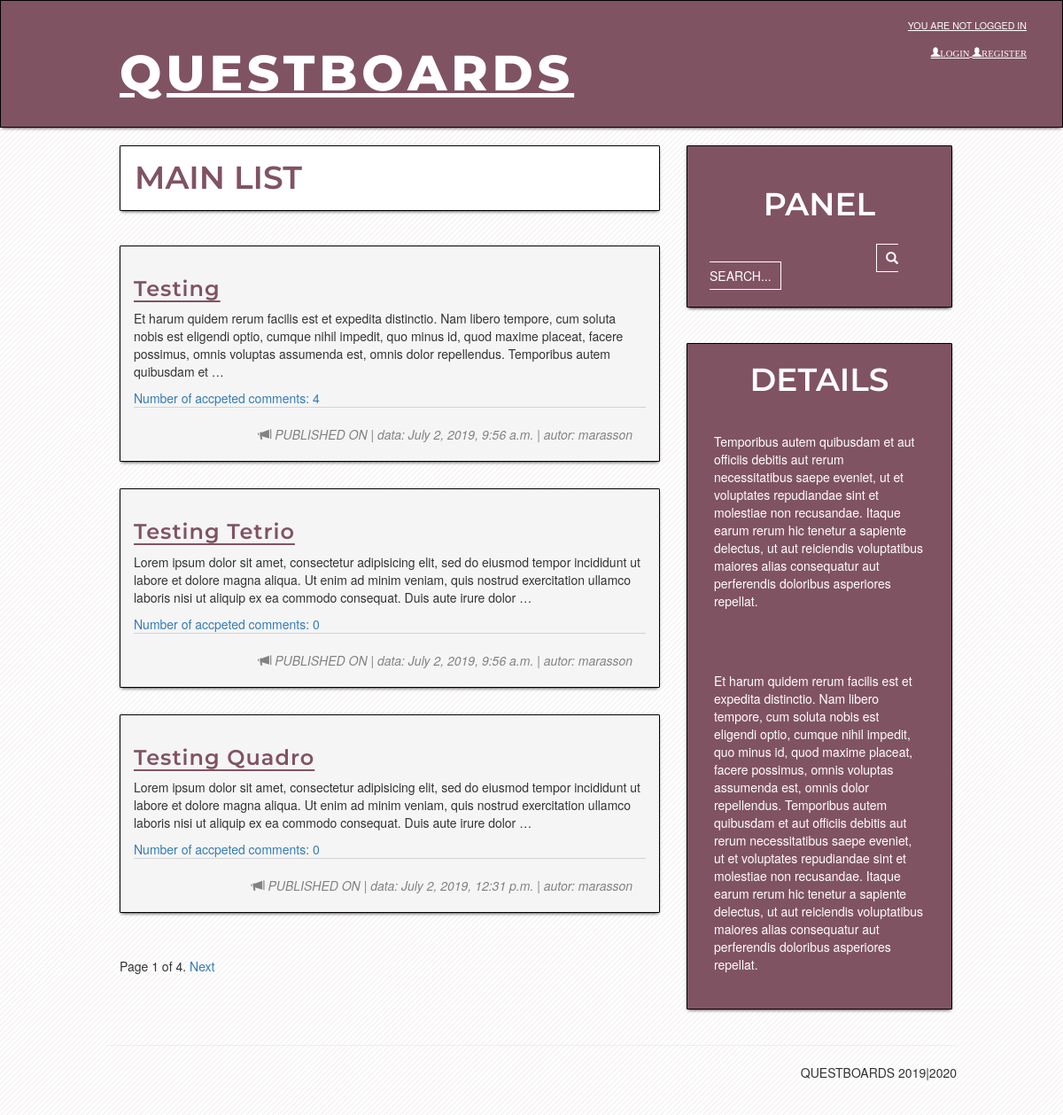
The page / on the database its author committed.
### my_project/models.py (models this page shows, shortened)
class Post(models.Model):
    author = models.ForeignKey('auth.User', on_delete=models.CASCADE)
    title = models.CharField(max_length=200)
    text = models.TextField()
    created_date = models.DateTimeField(
            default=timezone.now)
    published_date = models.DateTimeField(
            blank=True, null=True)
    def approved_comments(self):
        return self.comments.filter(approved_comment=True)

### my_project/views.py (the view)
# urls.py: path('', views.post_list, name='post_list'),
def post_list(request):
    object_list = Post.objects.filter(
        published_date__lte=timezone.now())  # Posts.object.all() - wyswietla wszystkie obiekty post - created i publish
    paginator = Paginator(object_list, 3)  # 3 posts in each page
    page = request.GET.get('page')
    query = request.GET.get("q")
    if query:
        object_list = object_list.filter(
            Q(title__icontains=query)
        )
    try:
        posts = paginator.page(page)
    except PageNotAnInteger:
        posts = paginator.page(1)
    except EmptyPage:
        posts = paginator.page(paginator.num_pages)
    return render(request,
                  'my_project/post_list.html',
                  {'page': page,
                   'posts': posts})

### my_project/templates/my_project/post_list.html
{% extends 'my_project/base.html' %}
{% block content %}
<div class="main-list">
    <h1 class="h1-main-list">MAIN LIST</h1><br>
</div>
{% for post in posts %}
<div class="post">
    <h1><a href="{% url 'post_detail' pk=post.pk %}">{{ post.title }}</a></h1>
    <p>{{ post.text|truncatewords:40|linebreaks }}</p>
    <a href="{% url 'post_detail' pk=post.pk %}">Number of accpeted comments: {{ post.approved_comments.count }}</a>
    <div class="date">
        <span class="glyphicon glyphicon-bullhorn"> </span>
        <span> PUBLISHED ON</span>
        <span>| data:</span>
        {{ post.published_date }}
        <span>| autor:</span>
        {{ post.author }}
    </div>
</div>
{% endfor %}
{% include "my_project/pagination.html" with page=posts %}
{% endblock %}

### static/css/my_project.css (style rules this page uses)
body { width: 100%; }
h1, h3, h4 { font-family: 'Montserrat', sans-serif; font-weight: 600; color: #805362; }
.date { color: #828282; font-style: italic; border-top: 1px solid lightgray; padding: 20 15 5 10; text-align: right; }
.post { margin-top: 9px; margin-bottom: 30px; border: 1px solid gray; background-color: whitesmoke; box-shadow: 0 2px 4px -2px #000000; padding: 15 15 15 15; border-radius: 1px; border: 1px solid black; }
.post h1 a, .post h1 a:visited { font-family: 'Montserrat', sans-serif; font-weight: 600; font-size: 18pt !important; color: #805362; text-decoration: underline; text-underline-position: under; letter-spacing: 1px; }
.h1-main-list { margin-top: 0px; padding: 16 16 16 16; text-align: left; color: #805362; background-color: #fff; box-shadow: 0 2px 4px -2px #000000; border-radius: 1px; border: 1px solid black; }

### rows shown on the page
Post: title "Testing", text "Et harum quidem rerum facilis est et expedita distinctio. Nam libero tempore, cum soluta nobis est eligendi optio, cumque nihil impedit, quo minus id, quod maxime placeat, facere possimus, omnis voluptas assumenda est, omnis dolor repellendus. Temporibus autem quibusdam et …", approved_comments.count "4", published_date "July 2, 2019, 9:56 a.m.", author "marasson"
Post: title "Testing Tetrio", text "Lorem ipsum dolor sit amet, consectetur adipisicing elit, sed do eiusmod tempor incididunt ut labore et dolore magna aliqua. Ut enim ad minim veniam, quis nostrud exercitation ullamco laboris nisi ut aliquip ex ea commodo consequat. Duis aute irure dolor …", approved_comments.count "0", published_date "July 2, 2019, 9:56 a.m.", author "marasson"
Post: title "Testing Quadro", text "Lorem ipsum dolor sit amet, consectetur adipisicing elit, sed do eiusmod tempor incididunt ut labore et dolore magna aliqua. Ut enim ad minim veniam, quis nostrud exercitation ullamco laboris nisi ut aliquip ex ea commodo consequat. Duis aute irure dolor …", approved_comments.count "0", published_date "July 2, 2019, 12:31 p.m.", author "marasson"

### other values the page prints
{{ page.number }} "1"
{{ page.paginator.num_pages }} "4"
